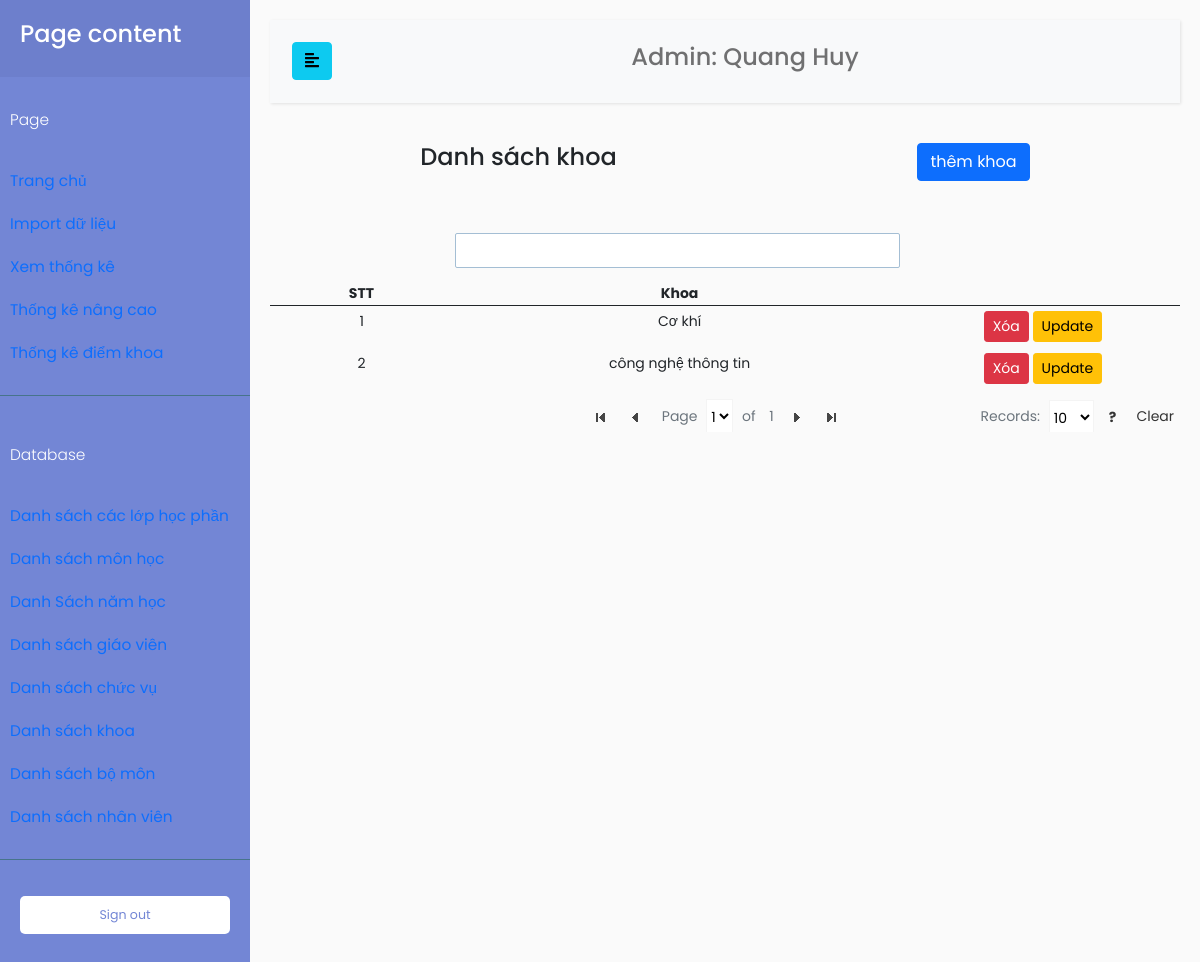
Screenshot of /index.php?TenChucVu=admin&page=DBKhoa (signed in) with the database file from the repository.
### tables this page shows
CREATE TABLE `nhanvien` (
  `MaNhanVien` varchar(100) NOT NULL,
  `TenNhanVien` varchar(100) NOT NULL,
  `MatKhau` varchar(100) NOT NULL,
  `MaChucVu` int(11) NOT NULL
);

CREATE TABLE `khoa` (
  `MaKhoa` int(11) NOT NULL,
  `TenKhoa` varchar(100) NOT NULL
);

### database/DBController.php (called while the page is built, shortened)
<?php
class DBController
{
    protected $host = 'localhost';
    protected $user = 'root';
    protected $password = '';
    protected $database = 'quanlydanhgia';
    public function __construct()
    {
        $this->con = mysqli_connect($this->host, $this->user, $this->password, $this->database);
    }
}

### function.php (called while the page is built, shortened)
<?php
require('database/DBController.php');
require('database/Account.php');
require('database/InfoSmallTable.php');
$db = new DBController();
$account = new Account($db);
$infoSmallTable = new InfoSmallTable($db);

### database/Account.php (called while the page is built, shortened)
<?php
class Account
{
    public $db = null;
    public function __construct(DBController $db)
    {
        $this->db = $db;
    }
    public function getTenNhanVien($userID, $table = 'giaovien', $key = 'MaGiaoVien')
    {
        $result = $this->db->con->query("SELECT TenNhanVien FROM $table as tb JOIN chucvu on tb.MaChucVu = chucvu.MaChucVu WHERE $key = '{$userID}'");
        $resultArray = array();
        if ($result->num_rows > 0) {
            while ($row = $result->fetch_assoc()) {
                $resultArray[] = $row;
            }
        }
        return $resultArray[0]['TenNhanVien'];
    }
}

### database/InfoSmallTable.php (called while the page is built, shortened)
<?php
class InfoSmallTable
{
    public $db = null;
    public function __construct(DBController $db)
    {
        $this->db = $db;
    }
    public function getThongTinBang($table = 'Khoa')
    {
        $result = $this->db->con->query("SELECT * FROM {$table}");
        $resultArr = array();
        while ($row = mysqli_fetch_array($result, MYSQLI_ASSOC)) {
            $resultArr[] = $row;
        }
        return $resultArr;
    }
}

### page/admin/DBControl/DBKhoa.php (the view, shortened to what this page needs)
<?php
if ($_GET["TenChucVu"] === 'admin') {
    $khoa = $infoSmallTable->getThongTinBang("khoa");
    $stt = 1;
}
?>
<div>
    <div class="pb-5 d-flex justify-content-around">
        <div>
            <h4>Danh sách khoa</h4>
        </div>
        <div><a href="index.php?TenChucVu=<?php echo $tenChucVu; ?>&page=themKhoa" class="btn btn-primary">thêm khoa</a></div>
    </div>
    <table class="tfilter table table-hover">
        <thead>
            <tr>
                <th style="width: 20%; text-align: center;">STT</th>
                <th style="width: 50%; text-align: center;">Khoa</th>
                <td colspan="2"></td>
            </tr>
        </thead>
        <tbody>
            <?php foreach ($khoa as $item) : ?>
                <form action="" method="post">
                    <tr>
                        <td style="text-align: center;">
                            <?php
                            echo $stt;
                            $stt++;
                            ?>
                        </td>
                        <td style="text-align: center;">
                            <?php
                            echo $item['TenKhoa'];
                            ?>
                        </td>
                        <td>
                            <input type="submit" value="Xóa" class="btn btn-danger btn-sm" name="submitXoa">
                            <a href="index.php?TenChucVu=<?php echo $tenChucVu; ?>&page=updateKhoa&MaKhoa=<?php echo $item['MaKhoa']; ?>" class="btn btn-sm btn-warning">Update</a>
                        </td>
                    </tr>
                </form>
            <?php endforeach; ?>
        </tbody>
    </table>
</div>

### index.php (shortened to what this page needs)
<!doctype html>
<html lang="en">
<head>
    <link href="https://cdn.jsdelivr.net/npm/bootstrap@5.0.0-beta3/dist/css/bootstrap.min.css" rel="stylesheet">
    <link rel="stylesheet" href="//code.jquery.com/ui/1.12.1/themes/base/jquery-ui.css">
    <link href="https://ajax.googleapis.com/ajax/libs/jqueryui/1.12.1/themes/base/jquery-ui.css" rel="stylesheet" type="text/css" />
    <link href="css/dashboard.css" rel="stylesheet">
    <link href="css/customTable.css" rel="stylesheet">
    <link rel="stylesheet" href="css/sidebar.css">
</head>
<?php
require('function.php');
if ($_GET["TenChucVu"]) {
    $tenChucVu = $_GET["TenChucVu"];
}
if (isset($_GET["page"])) {
    $page = $_GET["page"];
}
$tenGiaoVien = NULL;
if ($tenChucVu === 'admin' || $tenChucVu === 'nhanvien') {
    if ($tenChucVu === 'admin') {
        $tenCV = "Admin";
    }
    $tenGiaoVien = $account->getTenNhanVien($_SESSION['MaDangNhap'], 'NhanVien', 'MaNhanVien');
}
?>
<body>
    <div class="wrapper">
        <nav id="sidebar">
            <div class="sidebar-header">
                <h4>Page content</h4>
            </div>
            <ul class="list-unstyled components">
                <p>Page</p>
                <li class="nav-item">
                    <a class="nav-link active" aria-current="page" href="index.php?TenChucVu=<?php echo $tenChucVu; ?>">
                        Trang chủ
                    </a>
                </li>
                <?php if ($tenChucVu === 'admin') : ?>
                    <li class="nav-item">
                        <a class="nav-link" href="index.php?TenChucVu=<?php echo $tenChucVu; ?>&page=data">
                            Import dữ liệu
                        </a>
                    </li>
                    <li class="nav-item">
                        <a class="nav-link" href="index.php?TenChucVu=<?php echo $tenChucVu; ?>&page=calculate">
                            Xem thống kê
                        </a>
                    </li>
                    <li class="nav-item">
                        <a class="nav-link" href="index.php?TenChucVu=<?php echo $tenChucVu; ?>&page=thongkenangcao">
                            Thống kê nâng cao
                        </a>
                    </li>
                <?php endif; ?>
                <?php if ($tenChucVu === 'truongkhoa' || $tenChucVu === 'admin') : ?>
                    <li class="nav-item">
                        <a href="index.php?TenChucVu=<?php echo $tenChucVu; ?>&page=ThongKeDiemKhoa" class=" nav-link">Thống kê điểm khoa</a>
                    </li>
                <?php endif; ?>
            </ul>
            <?php if ($tenChucVu === 'admin') : ?>
                <ul class="list-unstyled components">
                    <p>Database</p>
                    <li class="nav-item">
                        <a href="index.php?TenChucVu=<?php echo $tenChucVu; ?>&page=DBlopHocPhan" class=" nav-link">Danh sách các lớp học phần</a>
                    </li>
                    <li class="nav-item">
                        <a href="index.php?TenChucVu=<?php echo $tenChucVu; ?>&page=DBMonHoc" class=" nav-link">Danh sách môn học</a>
                    </li>
                    <li>
                        <a href="index.php?TenChucVu=<?php echo $tenChucVu; ?>&page=DBNamHoc" class=" nav-link">Danh Sách năm học</a>
                    </li>
                    <li class="nav-item">
                        <a href="index.php?TenChucVu=<?php echo $tenChucVu; ?>&page=DBGiaoVien" class=" nav-link">Danh sách giáo viên</a>
                    </li>
                    <li class="nav-item">
                        <a href="index.php?TenChucVu=<?php echo $tenChucVu; ?>&page=DBChucVu" class=" nav-link">Danh sách chức vụ</a>
                    </li>
                    <li class="nav-item">
                        <a href="index.php?TenChucVu=<?php echo $tenChucVu; ?>&page=DBKhoa" class=" nav-link">Danh sách khoa</a>
                    </li>
                    <li class="nav-item">
                        <a href="index.php?TenChucVu=<?php echo $tenChucVu; ?>&page=DBBoMon" class=" nav-link">Danh sách bộ môn</a>
                    </li>
                    <li class="nav-item">
                        <a href="index.php?TenChucVu=<?php echo $tenChucVu; ?>&page=DBNhanVien" class=" nav-link">Danh sách nhân viên</a>
                    </li>
                </ul>
            <?php endif; ?>
            <ul class="list-unstyled CTAs">
                <li>
                    <a href="login.php" class="download">Sign out </a>
                </li>
            </ul>
        </nav>
        <div id="content">
            <nav class="navbar navbar-expand-lg navbar-light bg-light">
                <div class="container-fluid">
                    <button type="button" id="sidebarCollapse" class="btn btn-info">
                        <i class="fas fa-align-left"></i>
                    </button>
                    <div class="collapse navbar-collapse" id="navbarSupportedContent">
                        <ul class="nav navbar-nav m-auto">
                            <li class="nav-item">
                                <h4><a class="nav-link" href="#"><?php echo $tenCV . ": " . $tenGiaoVien; ?></a></h4>
                            </li>
                        </ul>
                    </div>
                </div>
            </nav>
            <?php
            if (isset($page)) {
                switch ($page) {
                    case 'DBKhoa':
                        include('page/admin/DBControl/DBKhoa.php');
                        break;
                }
            }
            ?>
        </div>
    </div>
</body>
</html>

### css/dashboard.css (style rules this page uses)
body { font-size: .875rem; }

### css/sidebar.css (style rules this page uses)
body { font-family: 'Poppins', sans-serif; background: #fafafa; }
p { font-family: 'Poppins', sans-serif; font-size: 1.1em; font-weight: 300; line-height: 1.7em; color: #999; }
a, a:hover, a:focus { color: inherit; text-decoration: none; transition: all 0.3s; }
.navbar { padding: 15px 10px; background: #fff; border: none; border-radius: 0; margin-bottom: 40px; box-shadow: 1px 1px 3px rgba(0, 0, 0, 0.1); }
.wrapper { display: flex; width: 100%; align-items: stretch; }
#sidebar { min-width: 250px; max-width: 250px; background: #7386D5; color: #fff; transition: all 0.3s; }
#sidebar .sidebar-header { padding: 20px; background: #6d7fcc; }
#sidebar ul.components { padding: 20px 0; border-bottom: 1px solid #47748b; }
#sidebar ul p { color: #fff; padding: 10px; }
#sidebar ul li a { padding: 10px; font-size: 1.1em; display: block; }
ul.CTAs { padding: 20px; }
ul.CTAs a { text-align: center; font-size: 0.9em !important; display: block; border-radius: 5px; margin-bottom: 5px; }
a.download { background: #fff; color: #7386D5; }
#content { width: 100%; padding: 20px; min-height: 100vh; transition: all 0.3s; }

### js/tablefilter/style/tablefilter.css (style rules this page uses)
table.TF { font-family:inherit;border-spacing:0;border:0; }
table.TF th { height:35px;margin:0;background-color:#eaeaea;border-bottom:1px solid #ccc;border-top:1px solid #f4f4f4;border-left:1px solid #ccc;border-right:1px solid #f4f4f4;padding:.1em .7em;color:#333; }
table.TF td { margin:0;padding:.5em .7em;border-bottom:1px solid #c6c6c6;text-overflow:ellipsis }

### js/tablefilter/style/themes/transparent/transparent.css (style rules this page uses)
table.TF { padding:0;color:inherit;border-right:1px solid transparent;border-top:1px solid transparent;border-left:1px solid transparent;border-bottom:0; }
table.TF th { margin:0;color:inherit;background-color:transparent;border-color:transparent;border-width:1px;border-style:solid; }
table.TF td { margin:0;padding:5px;color:inherit;border-bottom:1px solid transparent;border-left:0;border-top:0;border-right:0 }

### page/admin/DBControl/DBKhoa.php (style rules this page uses)
table td { text-align: center; }

### rows the page displays
nhanvien: TenNhanVien "Quang Huy"
khoa: TenKhoa "Cơ khí"
khoa: TenKhoa "công nghệ thông tin"

### other values shown
$tenCV "Admin"
